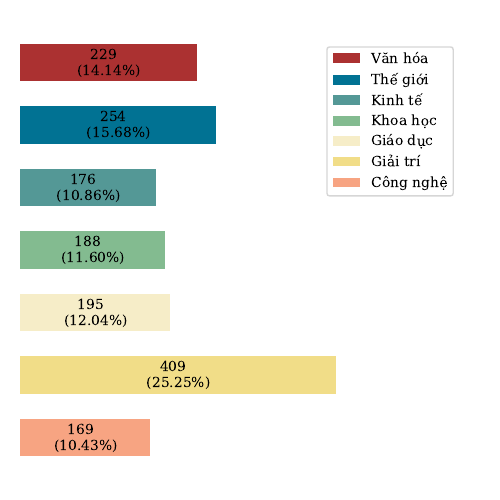

Generate this figure with Python:
# %%
import matplotlib.pyplot as plt

# %%
# Plot config
color_scheme = ["#F7A482".lower(), "#F1DD88".lower(), "#F6EDC8".lower(), "#83BB90".lower(), "#549896".lower(), "#017293".lower(), "#AB3131".lower()]
plt.rcParams["font.family"] = "DeJavu Serif"
plt.rcParams["font.serif"] = ["Times New Roman"]
# Create figure objects
figsize_cfg = (5, 5)
fig = plt.figure(figsize=figsize_cfg)

# %%
# Creating two axes
ax = fig.add_axes([0, 0, 1, 1])
xlim_cfg = 5
ylim_cfg = 8
ax.set_xlim(0, xlim_cfg)
ax.set_ylim(0, ylim_cfg)
ax.axis("off")
ax.set_prop_cycle(color=color_scheme)
ax.tick_params(top=False, bottom=False, left=False, right=False, labelbottom=False, labelleft=False)

# %%
# Data
data = [169, 409, 195, 188, 176, 254, 229]
print(sum(data))
data_text = [str(i) for i in data]
label = ["Công nghệ", "Giải trí", "Giáo dục", "Khoa học", "Kinh tế", "Thế giới", "Văn hóa"] 

prop = [i/sum(data) for i in data]
t = [i*figsize_cfg[0]*2.5 for i in prop]

# %%
# Draw stacked bar
w = 0.6
start_anchor = 0.2
b1 = ax.barh(y=1, width=t[0], left=start_anchor, height=w)
b2 = ax.barh(y=2, width=t[1], left=start_anchor, height=w)
b3 = ax.barh(y=3, width=t[2], left=start_anchor, height=w)
b4 = ax.barh(y=4, width=t[3], left=start_anchor, height=w)
b5 = ax.barh(y=5, width=t[4], left=start_anchor, height=w)
b6 = ax.barh(y=6, width=t[5], left=start_anchor, height=w)
b7 = ax.barh(y=7, width=t[6], left=start_anchor, height=w)

# %%
# Draw legend
ax.legend([b7, b6, b5, b4, b3, b2, b1], 
          ["Văn hóa", "Thế giới", "Kinh tế", "Khoa học", "Giáo dục", "Giải trí", "Công nghệ"], 
          bbox_to_anchor=(0.64, 0.92),
          loc="upper left",
          prop={"size": 10})

# %%
# Add text
for i, p, d in zip(b1 + b2 + b3 + b4 + b5 + b6 + b7, prop, data_text):
    h = i.get_height()
    px = i.get_xy()[1]
    ax.text(i.get_x() - 0.14 + i.get_width()/2 - 0.17, px + 0.1, "   {}\n({:.2f}%)".format(d, p*100))
# %%
# Show plot
plt.savefig("paper_categories.pdf")
plt.show()
